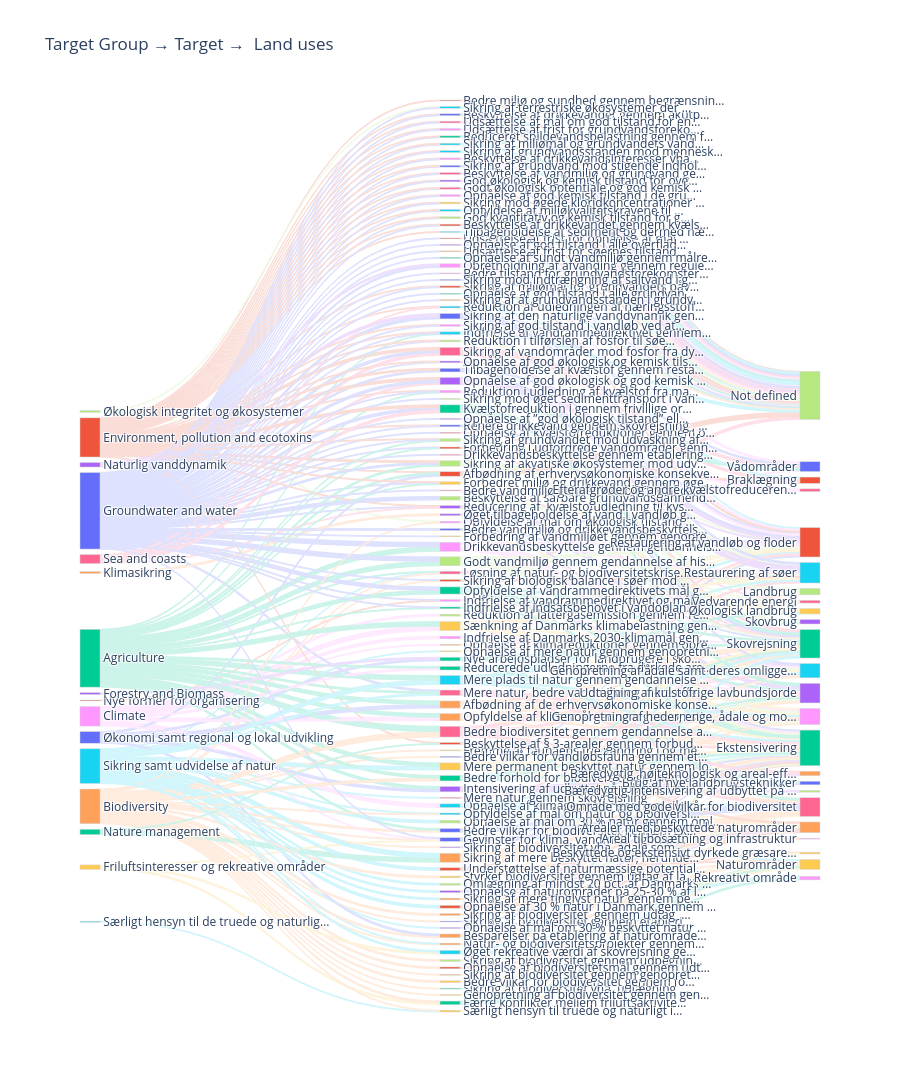

Here is the notebook cell this chart was saved with:
### Code cell
# Brug Plotlys palette
node_colors = plotly.colors.qualitative.Plotly

# Tildel farver til unikke labels (noder)
color_map = {label: node_colors[i % len(node_colors)] for i, label in enumerate(unique_labels)}

# Liste med farver i samme rækkefølge som unique_labels
node_colors_list = [color_map[label] for label in unique_labels]


# Funktion til at lysne farver (uden brug af gennemsigtighed)
def lighten(hex_color, factor=0.5):
    from plotly.colors import hex_to_rgb
    r, g, b = hex_to_rgb(hex_color)
    r = int(r + (255 - r) * factor)
    g = int(g + (255 - g) * factor)
    b = int(b + (255 - b) * factor)
    return f'rgb({r},{g},{b})'

# Lysnet farve til hver link ud fra source-node
link_colors = [lighten(node_colors_list[src], factor=0.8) for src in all_links['source']]



# Trin 3: Sankey-diagram
fig = go.Figure(data=[go.Sankey(
    arrangement='snap',
    node=dict(
        pad=60,
        thickness=20,
        line=dict(color="lightgray", width=0.5),
        label=list(unique_labels),
        color=node_colors_list
    ),
    link=dict(
        source=all_links['source'],
        target=all_links['target'],
        value=all_links['value'],
        color=link_colors
    )
)])
fig.update_layout(title_text="Target Group → Target →  Land uses", font_size=12, height=5000)
fig.show()

### Figure 1 — Plotly figure (JSON) as saved in the notebook; plotly's stock layout.template omitted (floating-point values rounded to 4 significant figures; data arrays with more than 128 entries replaced by an {"elided": "..."} marker saying what was removed)
{"data": [{"arrangement": "snap", "link": {"color": {"elided": "684 str values"}, "source": {"elided": "684 int values"}, "target": {"elided": "684 int values"}, "value": {"elided": "684 int values"}}, "node": {"color": {"elided": "150 str values"}, "label": {"elided": "150 str values"}, "line": {"color": "lightgray", "width": 0.5}, "pad": 60, "thickness": 20}, "type": "sankey"}], "layout": {"font": {"size": 12}, "height": 5000, "title": {"text": "Target Group → Target →  Land uses"}}}
